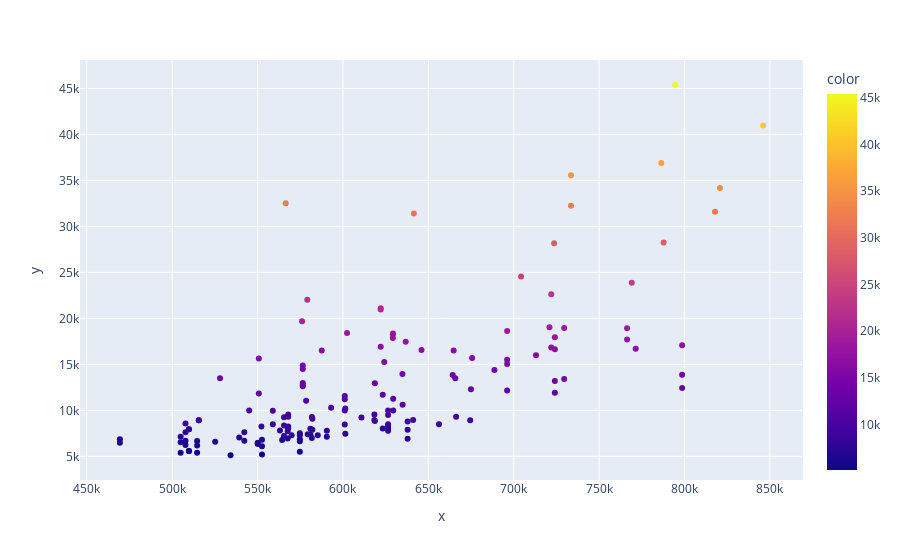

Source (notebook cell):
### Code cell
px.scatter(x=(train_data['carlength']*train_data['carwidth']*train_data['carheight']),y=train_data['price'],color=train_data['price'])

### Figure 1 — Plotly figure (JSON) as saved in the notebook; plotly's stock layout.template omitted (floating-point values rounded to 4 significant figures; data arrays with more than 128 entries replaced by an {"elided": "..."} marker saying what was removed)
{"data": [{"hovertemplate": "x=%{x}<br>y=%{y}<br>color=%{marker.color}<extra></extra>", "legendgroup": "", "marker": {"color": {"elided": "151 float values"}, "coloraxis": "coloraxis", "symbol": "circle"}, "mode": "markers", "name": "", "orientation": "v", "showlegend": false, "type": "scatter", "x": {"elided": "151 float values"}, "xaxis": "x", "y": {"elided": "151 float values"}, "yaxis": "y"}], "layout": {"coloraxis": {"colorbar": {"title": {"text": "color"}}, "colorscale": [[0, "#0d0887"], [0.1111, "#46039f"], [0.2222, "#7201a8"], [0.3333, "#9c179e"], [0.4444, "#bd3786"], [0.5556, "#d8576b"], [0.6667, "#ed7953"], [0.7778, "#fb9f3a"], [0.8889, "#fdca26"], [1, "#f0f921"]]}, "legend": {"tracegroupgap": 0}, "margin": {"t": 60}, "xaxis": {"anchor": "y", "domain": [0, 1], "title": {"text": "x"}}, "yaxis": {"anchor": "x", "domain": [0, 1], "title": {"text": "y"}}}}
